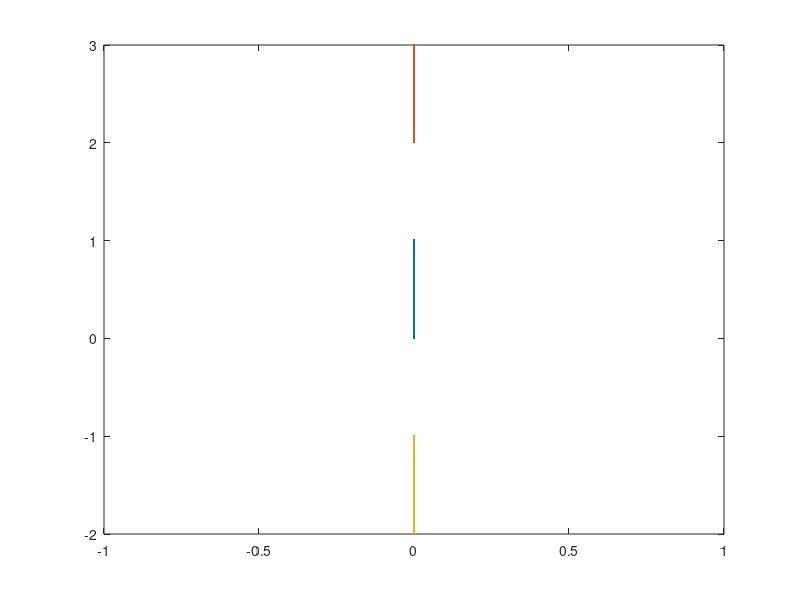

The MATLAB script that drew this image:
%% Filename :movingplate2d.m
% Written by : amneet bhalla on taylor@mech.northwestern.edu
clear all;
clc;
%% Mesh parameters.
Lx = 32.0; Ly = 22.0;
Nx = 64*4*4; Ny = 64*4*4;
dx = Lx/Nx; dy = Ly/Ny;

%%plate parameters.
Length_plate = 1.0;
num_pts_y = ceil(Length_plate/dy);

%% write out the points. struct_0
idx = 0;
    
    for j = 1:num_pts_y
        y = (j-0.5)*dy;
       
        idx = idx+1;
        X_array(idx) = 0.0; Y_array(idx) = y;
    end

XCOM = sum(X_array)/length(X_array);
%YCOM = sum(Y_array)/length(Y_array);

X_array = X_array - XCOM;
%Y_array = Y_array - YCOM;
%plot the plate
plot(X_array, Y_array, '.'); hold on;
%axis 'equal'

%write the coordinates in the file
fid = fopen('../movingplate2d0.vertex','wt');
fprintf(fid,'%d\n', length(X_array));

for i = 1:length(X_array)
    fprintf(fid,'%f\t%f\n',X_array(i),Y_array(i));
end
fclose (fid);

%% write out the points. struct_1
idx = 0;
    
    for j = 1:num_pts_y
        y = (j-0.5)*dy + 2 ;
       
        idx = idx+1;
        X_array(idx) = 0.0; Y_array(idx) = y;
    end

XCOM = sum(X_array)/length(X_array);
%YCOM = sum(Y_array)/length(Y_array);

X_array = X_array - XCOM;
%Y_array = Y_array - YCOM;
 %plot the plate
plot(X_array, Y_array, '.'); hold on;
%axis 'equal'

%write the coordinates in the file
fid = fopen('../movingplate2d1.vertex','wt');
fprintf(fid,'%d\n', length(X_array));

for i = 1:length(X_array)
    fprintf(fid,'%f\t%f\n',X_array(i),Y_array(i));
end
fclose(fid);

%%  write out the points. struct_2
idx = 0;
    
    for j = 1:num_pts_y
        y = (j-0.5)*dy - 2 ;
       
        idx = idx+1;
        X_array(idx) = 0.0; Y_array(idx) = y;
    end

XCOM = sum(X_array)/length(X_array);
%YCOM = sum(Y_array)/length(Y_array);

X_array = X_array - XCOM;
%Y_array = Y_array - YCOM;
 %plot the plate
plot(X_array, Y_array, '.'); hold off;
%axis 'equal'

%write the coordinates in the file
fid = fopen('../movingplate2d2.vertex','wt');
fprintf(fid,'%d\n', length(X_array));

for i = 1:length(X_array)
    fprintf(fid,'%f\t%f\n',X_array(i),Y_array(i));
end
fclose(fid);


